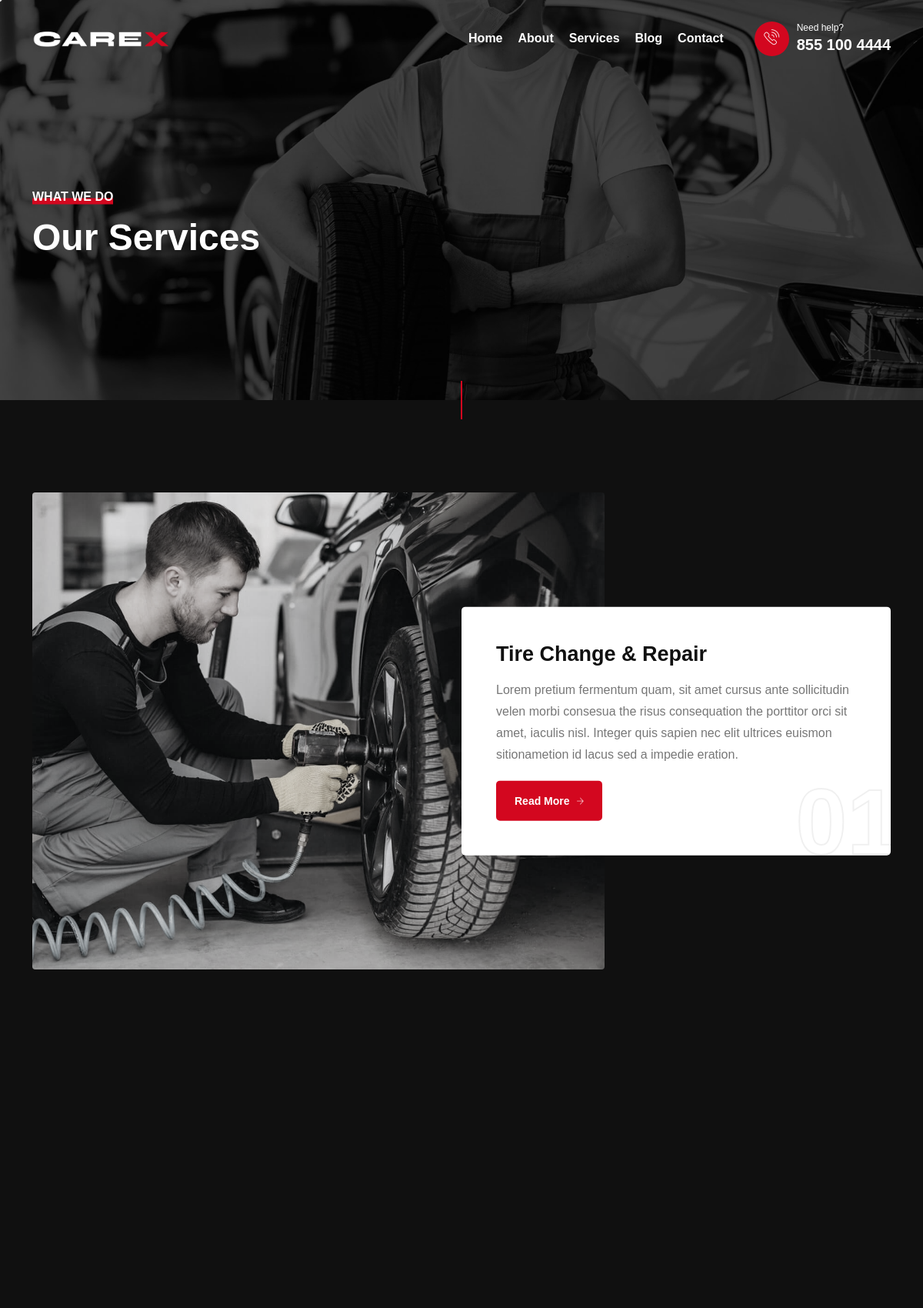
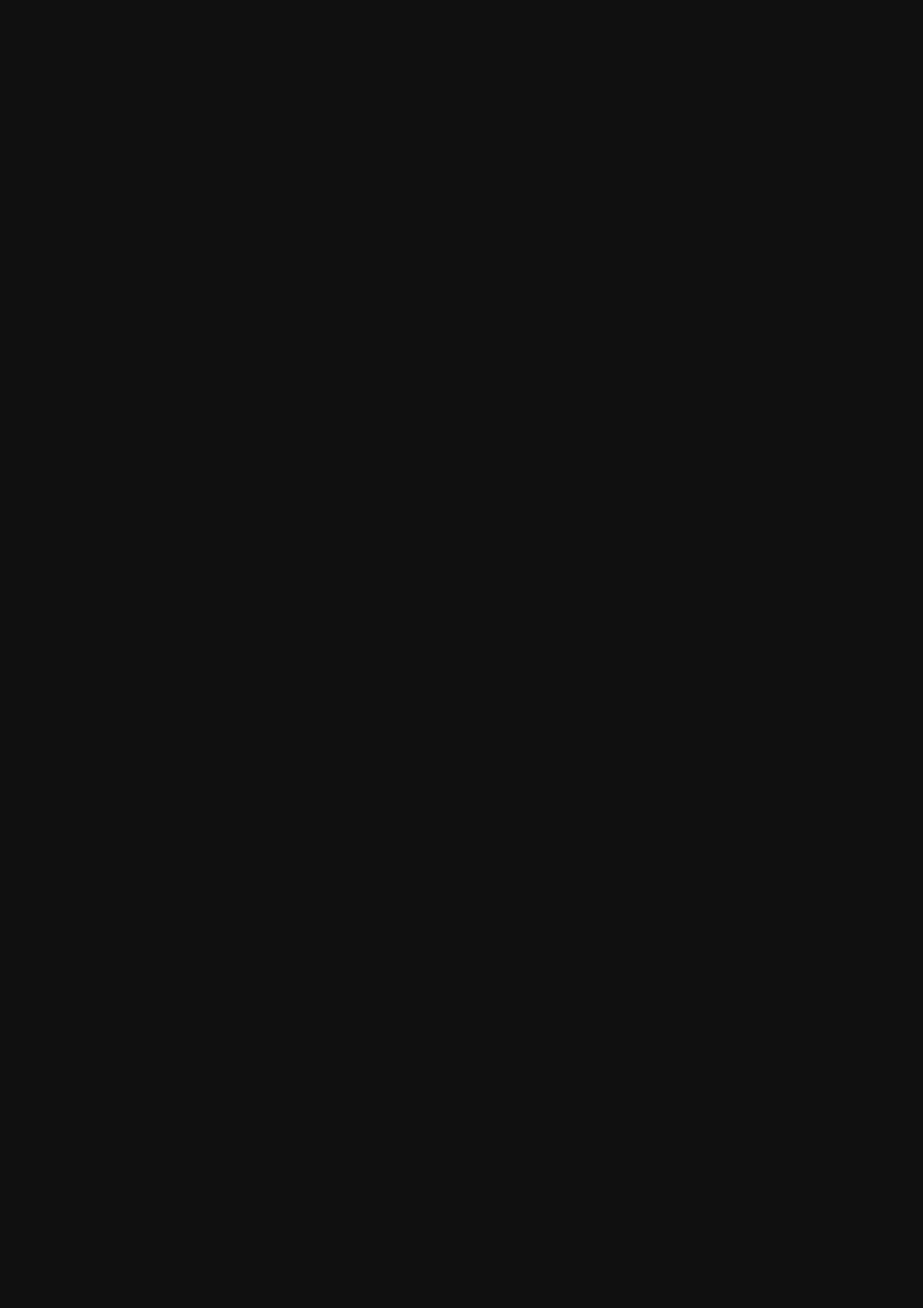
Page /services/ (upper part) on the committed database (2 pictures, top to bottom).
### web/models.py (models this page shows, shortened)
class Service(models.Model):
    service_name = models.CharField(max_length=50,blank=True,null=True)
    slug = models.SlugField(unique=True, max_length=100, blank=True)
    service_image = models.ImageField(upload_to="services/",blank=True,null=True)
    service_content = HTMLField(blank=True, null=True)
    class Meta:
        verbose_name = ('Service')
        verbose_name_plural = ('Services')

### web/views.py (the view)
# urls.py: path("services/", views.services, name="services"),
def services(request):
    services = Service.objects.all()
    context = {
        "is_services": True ,
        "services": services,
        }
    return render(request, "web/services.html", context)

### web/context_processors.py (called while the page is built)
def main_context(request):
    context = {"bookingform": BookingForm()}
    return context

### templates/web/services.html (shortened to what this page needs)
{% extends 'web/base.html' %}{% load static %}{% block title %}Services{% endblock %}
{% block content %}
    <section class="banner-header section-padding bg-img" data-overlay-dark="7" data-background="{% static 'web/img/slider/3.jpg' %}">
        <div class="v-middle">
            <div class="container">
                <div class="row">
                    <div class="col-md-12 mt-60">
                        <h6>What We Do</h6>
                        <h1>Our Services</h1>
                    </div>
                </div>
            </div>
        </div>
    </section>
    <div class="line-vr-section"></div>
    <section class="services2 section-padding">
        <div class="container">
            <div class="row">
                {% for service in services %}
                <div class="col-md-12 mb-60 animate-box" data-animate-effect="fadeInUp">
                    <div class="item left">
                        {% if service.service_image %}
                            <figure class="img-grayscale">
                                <img src="{{ service.service_image.url }}" alt="" class="img-fluid rounded-1">
                            </figure>
                        {% endif %}
                        <div class="caption">
                            <h5>{{ service.service_name }}</h5>
                            <p>{{ service.service_content }}</p>
                            <a href="{% url 'web:service_detail' service.slug %}" class="button-2">Read More <span class="ti-arrow-right"></span></a>
                            <div class="numb">01</div>
                        </div>
                    </div>
                </div>
                {% endfor %}
            </div>
        </div>
    </section>
{% endblock %}

### rows in the picture
Service: service_image (picture), service_name "Tire Change & Repair", service_content "Lorem pretium fermentum quam, sit amet cursus ante sollicitudin velen morbi consesua the risus consequation the porttitor orci sit amet, iaculis nisl. Integer quis sapien nec elit ultrices euismon sitionametion id lacus sed a impedie eration."
